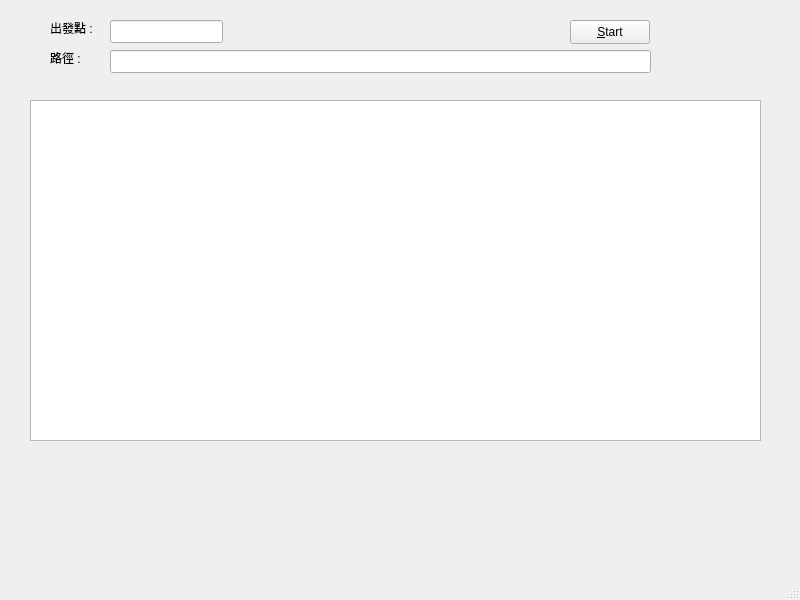
<?xml version="1.0" encoding="UTF-8"?>
<ui version="4.0">
 <class>MainWindow</class>
 <widget class="QMainWindow" name="MainWindow">
  <property name="geometry">
   <rect>
    <x>0</x>
    <y>0</y>
    <width>800</width>
    <height>600</height>
   </rect>
  </property>
  <property name="windowTitle">
   <string>MainWindow</string>
  </property>
  <widget class="QWidget" name="centralwidget">
   <widget class="QLabel" name="label">
    <property name="geometry">
     <rect>
      <x>50</x>
      <y>20</y>
      <width>53</width>
      <height>16</height>
     </rect>
    </property>
    <property name="text">
     <string>出發點 : </string>
    </property>
   </widget>
   <widget class="QLabel" name="label_2">
    <property name="geometry">
     <rect>
      <x>50</x>
      <y>50</y>
      <width>53</width>
      <height>16</height>
     </rect>
    </property>
    <property name="text">
     <string>路徑 : </string>
    </property>
   </widget>
   <widget class="QLineEdit" name="lineEdit">
    <property name="geometry">
     <rect>
      <x>110</x>
      <y>20</y>
      <width>113</width>
      <height>23</height>
     </rect>
    </property>
   </widget>
   <widget class="QLineEdit" name="lineEdit_2">
    <property name="geometry">
     <rect>
      <x>110</x>
      <y>50</y>
      <width>541</width>
      <height>23</height>
     </rect>
    </property>
   </widget>
   <widget class="QPushButton" name="pushButton">
    <property name="geometry">
     <rect>
      <x>570</x>
      <y>20</y>
      <width>80</width>
      <height>24</height>
     </rect>
    </property>
    <property name="text">
     <string>&amp;Start</string>
    </property>
   </widget>
   <widget class="QTextBrowser" name="textBrowser">
    <property name="geometry">
     <rect>
      <x>30</x>
      <y>100</y>
      <width>731</width>
      <height>341</height>
     </rect>
    </property>
   </widget>
  </widget>
  <widget class="QMenuBar" name="menubar">
   <property name="geometry">
    <rect>
     <x>0</x>
     <y>0</y>
     <width>800</width>
     <height>21</height>
    </rect>
   </property>
  </widget>
  <widget class="QStatusBar" name="statusbar"/>
 </widget>
 <resources/>
 <connections/>
</ui>
